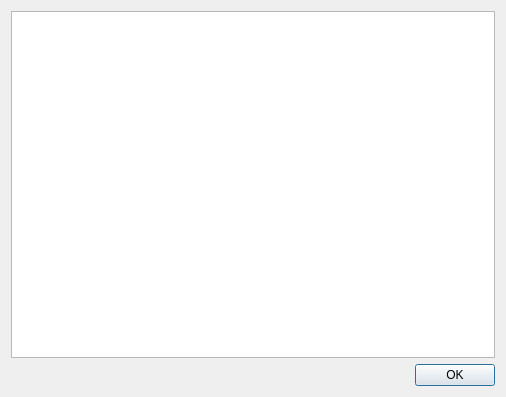
<?xml version="1.0" encoding="UTF-8"?>
<ui version="4.0">
 <class>ImaginarySteps</class>
 <widget class="QDialog" name="ImaginarySteps">
  <property name="geometry">
   <rect>
    <x>0</x>
    <y>0</y>
    <width>506</width>
    <height>397</height>
   </rect>
  </property>
  <property name="windowTitle">
   <string>Окно мыслешагов</string>
  </property>
  <layout class="QGridLayout" name="gridLayout">
   <item row="0" column="0">
    <layout class="QVBoxLayout" name="verticalLayout">
     <property name="sizeConstraint">
      <enum>QLayout::SetNoConstraint</enum>
     </property>
     <item>
      <widget class="QTableWidget" name="tableWidget">
       <property name="sizePolicy">
        <sizepolicy hsizetype="Expanding" vsizetype="Expanding">
         <horstretch>0</horstretch>
         <verstretch>0</verstretch>
        </sizepolicy>
       </property>
      </widget>
     </item>
     <item>
      <widget class="QDialogButtonBox" name="buttonBox">
       <property name="orientation">
        <enum>Qt::Horizontal</enum>
       </property>
       <property name="standardButtons">
        <set>QDialogButtonBox::Ok</set>
       </property>
      </widget>
     </item>
    </layout>
   </item>
  </layout>
 </widget>
 <resources/>
 <connections>
  <connection>
   <sender>buttonBox</sender>
   <signal>rejected()</signal>
   <receiver>ImaginarySteps</receiver>
   <slot>reject()</slot>
   <hints>
    <hint type="sourcelabel">
     <x>316</x>
     <y>260</y>
    </hint>
    <hint type="destinationlabel">
     <x>286</x>
     <y>274</y>
    </hint>
   </hints>
  </connection>
 </connections>
</ui>
